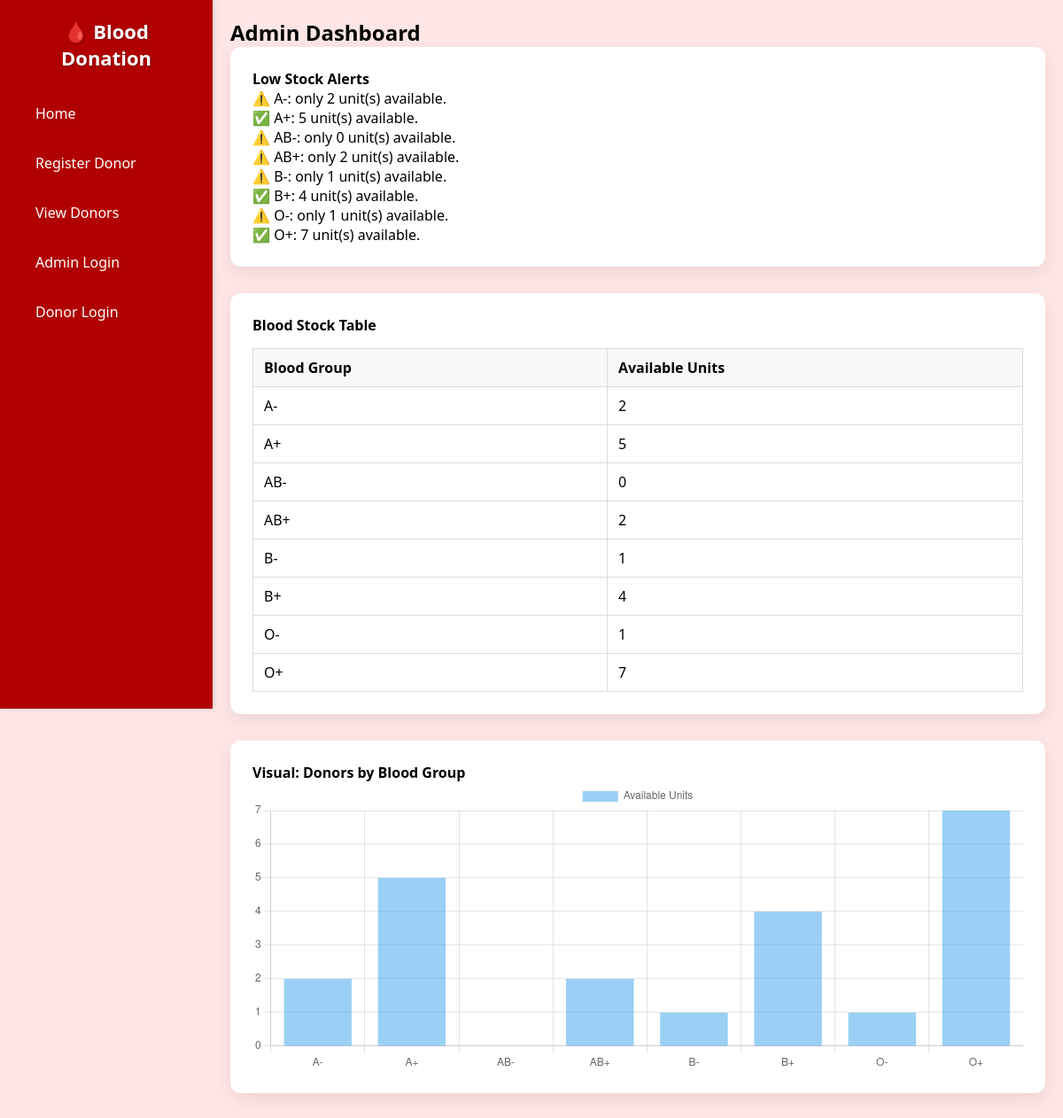
The page /admin_dashboard.php (signed in) on the database its author committed.
### tables this page shows
CREATE TABLE IF NOT EXISTS blood_stock (
    blood_group VARCHAR(5) PRIMARY KEY,
    available_units INT DEFAULT 0
);

### admin_dashboard.php (the view, shortened to what this page needs)
<?php
require __DIR__ . '/db.php';
$stocks = [];
$r = $conn->query("SELECT b.blood_group, b.available_units, IFNULL(d.c,0) AS donors_count
                   FROM blood_stock b
                   LEFT JOIN (
                     SELECT blood_group, COUNT(*) c FROM donors GROUP BY blood_group
                   ) d ON d.blood_group = b.blood_group
                   ORDER BY b.blood_group");
while ($row = $r->fetch_assoc()) $stocks[] = $row;
$threshold = 3;
?>
<!DOCTYPE html>
<html>
<head>
    <link href="style.css" rel="stylesheet">
</head>
<body>
    <?php include 'sidebar.php'; ?>
    <div class="main-content">
        <h2>Admin Dashboard</h2>
        <div class="card p-3 mb-3">
            <h4>Low Stock Alerts</h4>
            <?php foreach ($stocks as $s):
                $g = htmlspecialchars($s['blood_group']);
                $u = (int)$s['available_units'];
                if ($u < $threshold) {
                    echo "<p class='text-danger'>⚠️ $g: only $u unit(s) available.</p>";
                } else {
                    echo "<p class='text-success'>✅ $g: $u unit(s) available.</p>";
                }
            endforeach; ?>
        </div>
        <div class="card p-3 mb-3">
            <h4>Blood Stock Table</h4>
            <table class="table">
                <thead><tr><th>Blood Group</th><th>Available Units</th></tr></thead>
                <tbody>
                <?php foreach ($stocks as $s): ?>
                    <tr><td><?php echo htmlspecialchars($s['blood_group']);?></td><td><?php echo (int)$s['available_units'];?></td></tr>
                <?php endforeach; ?>
                </tbody>
            </table>
        </div>
        <div class="card p-3">
            <h4>Visual: Donors by Blood Group</h4>
            <canvas id="byGroup" width="400" height="150"></canvas>
        </div>
    </div>
    <script>
    const labels = <?php echo json_encode(array_column($stocks,'blood_group'));?>;
    const dataVals = <?php echo json_encode(array_map('intval', array_column($stocks,'available_units')));?>;
    new Chart(document.getElementById('byGroup'), {
        type: 'bar',
        data: { labels: labels, datasets: [{ label: 'Available Units', data: dataVals }] },
        options: { scales: { y: { beginAtZero: true } } }
    });
    </script>
</body>
</html>

### style.css (style rules this page uses)
* { margin: 0; padding: 0; box-sizing: border-box; }
body { font-family: "Poppins", Arial, sans-serif; background: #ffe6e6; display: flex; min-height: 100vh; }
.main-content { margin-left: 250px; padding: 40px; flex: 1; min-height: 100vh; }
.card, .welcome-box, .alerts, .donor-section { background: #fff; border-radius: 12px; padding: 25px; box-shadow: 0 6px 18px rgba(0,0,0,0.08); margin-bottom: 30px; }
table.table { width: 100%; border-collapse: collapse; margin-top: 15px; }
table.table th, table.table td { padding: 10px 12px; border: 1px solid #ddd; text-align: left; }
table.table th { background-color: #f8f8f8; }

### sidebar.php (style rules this page uses)
body { margin: 0; font-family: 'Segoe UI', sans-serif; }
.main-content { margin-left: 240px; padding: 20px; }

### rows shown on the page
blood_stock: blood_group "A-", available_units "2"
blood_stock: blood_group "A+", available_units "5"
blood_stock: blood_group "AB-", available_units "0"
blood_stock: blood_group "AB+", available_units "2"
blood_stock: blood_group "B-", available_units "1"
blood_stock: blood_group "B+", available_units "4"
blood_stock: blood_group "O-", available_units "1"
blood_stock: blood_group "O+", available_units "7"

### other values the page prints
$name "Home"
$name "Register Donor"
$name "View Donors"
$name "Admin Login"
$name "Donor Login"
chart data {{ json_encode(array_column($stocks,'blood_group')) }} ["A-","A+","AB-","AB+","B-","B+","O-","O+"]
